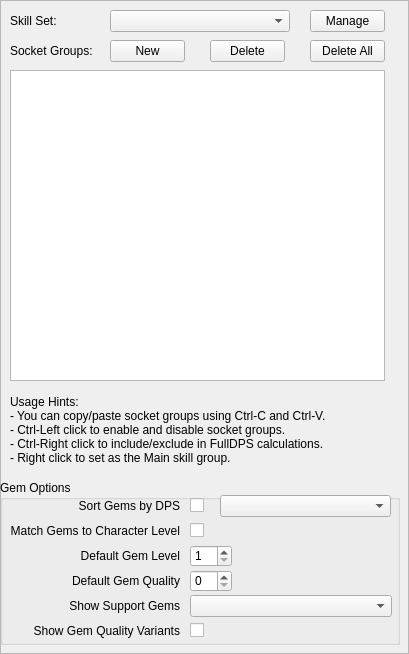
          <widget class="QFrame" name="frame_SkillsTabLeft">
           <property name="sizePolicy">
            <sizepolicy hsizetype="Preferred" vsizetype="Preferred">
             <horstretch>4</horstretch>
             <verstretch>0</verstretch>
            </sizepolicy>
           </property>
           <property name="frameShape">
            <enum>QFrame::StyledPanel</enum>
           </property>
           <property name="frameShadow">
            <enum>QFrame::Raised</enum>
           </property>
           <widget class="QLabel" name="label_SocketGroups">
            <property name="geometry">
             <rect>
              <x>10</x>
              <y>40</y>
              <width>100</width>
              <height>22</height>
             </rect>
            </property>
            <property name="text">
             <string>Socket Groups:</string>
            </property>
           </widget>
           <widget class="QLabel" name="label_SkillSet">
            <property name="geometry">
             <rect>
              <x>10</x>
              <y>10</y>
              <width>100</width>
              <height>22</height>
             </rect>
            </property>
            <property name="text">
             <string>Skill Set: </string>
            </property>
           </widget>
           <widget class="QComboBox" name="combo_SkillSet">
            <property name="geometry">
             <rect>
              <x>110</x>
              <y>10</y>
              <width>180</width>
              <height>22</height>
             </rect>
            </property>
           </widget>
           <widget class="QPushButton" name="btn_SkillsManage">
            <property name="geometry">
             <rect>
              <x>310</x>
              <y>10</y>
              <width>75</width>
              <height>22</height>
             </rect>
            </property>
            <property name="text">
             <string>Manage</string>
            </property>
           </widget>
           <widget class="QPushButton" name="btn_SkillsDelete">
            <property name="geometry">
             <rect>
              <x>210</x>
              <y>40</y>
              <width>75</width>
              <height>22</height>
             </rect>
            </property>
            <property name="text">
             <string>Delete</string>
            </property>
           </widget>
           <widget class="QPushButton" name="btn_SkillsDeleteAll">
            <property name="geometry">
             <rect>
              <x>310</x>
              <y>40</y>
              <width>75</width>
              <height>22</height>
             </rect>
            </property>
            <property name="text">
             <string>Delete All</string>
            </property>
           </widget>
           <widget class="QPushButton" name="btn_SkillsNew">
            <property name="geometry">
             <rect>
              <x>110</x>
              <y>40</y>
              <width>75</width>
              <height>22</height>
             </rect>
            </property>
            <property name="text">
             <string>New</string>
            </property>
           </widget>
           <widget class="QListWidget" name="list_Skills">
            <property name="geometry">
             <rect>
              <x>10</x>
              <y>70</y>
              <width>375</width>
              <height>311</height>
             </rect>
            </property>
           </widget>
           <widget class="QLabel" name="label_Usage_Hints">
            <property name="geometry">
             <rect>
              <x>10</x>
              <y>385</y>
              <width>375</width>
              <height>91</height>
             </rect>
            </property>
            <property name="text">
             <string>&lt;html&gt;&lt;head/&gt;&lt;body&gt;&lt;span style=&quot; font-size:9pt;&quot;&gt;Usage Hints:&lt;br&gt;- You can copy/paste socket groups using Ctrl-C and Ctrl-V.&lt;br&gt;- Ctrl-Left click to enable and disable socket groups.&lt;br&gt;- Ctrl-Right click to include/exclude in FullDPS calculations.&lt;br&gt;- Right click to set as the Main skill group.&lt;/span&gt;&lt;/body&gt;&lt;/html&gt;</string>
            </property>
            <property name="scaledContents">
             <bool>true</bool>
            </property>
           </widget>
           <widget class="QGroupBox" name="group_SkillTabLeft">
            <property name="geometry">
             <rect>
              <x>0</x>
              <y>480</y>
              <width>400</width>
              <height>165</height>
             </rect>
            </property>
            <property name="minimumSize">
             <size>
              <width>375</width>
              <height>165</height>
             </size>
            </property>
            <property name="title">
             <string>Gem Options</string>
            </property>
            <widget class="QLabel" name="label">
             <property name="geometry">
              <rect>
               <x>10</x>
               <y>15</y>
               <width>170</width>
               <height>22</height>
              </rect>
             </property>
             <property name="text">
              <string>Sort Gems by DPS</string>
             </property>
             <property name="alignment">
              <set>Qt::AlignRight|Qt::AlignTrailing|Qt::AlignVCenter</set>
             </property>
            </widget>
            <widget class="QLabel" name="label_2">
             <property name="geometry">
              <rect>
               <x>10</x>
               <y>40</y>
               <width>170</width>
               <height>22</height>
              </rect>
             </property>
             <property name="text">
              <string>Match Gems to Character Level</string>
             </property>
             <property name="alignment">
              <set>Qt::AlignRight|Qt::AlignTrailing|Qt::AlignVCenter</set>
             </property>
            </widget>
            <widget class="QLabel" name="label_3">
             <property name="geometry">
              <rect>
               <x>10</x>
               <y>65</y>
               <width>170</width>
               <height>22</height>
              </rect>
             </property>
             <property name="text">
              <string>Default Gem Level</string>
             </property>
             <property name="alignment">
              <set>Qt::AlignRight|Qt::AlignTrailing|Qt::AlignVCenter</set>
             </property>
            </widget>
            <widget class="QLabel" name="label_4">
             <property name="geometry">
              <rect>
               <x>10</x>
               <y>90</y>
               <width>170</width>
               <height>22</height>
              </rect>
             </property>
             <property name="text">
              <string>Default Gem Quality</string>
             </property>
             <property name="alignment">
              <set>Qt::AlignRight|Qt::AlignTrailing|Qt::AlignVCenter</set>
             </property>
            </widget>
            <widget class="QLabel" name="label_5">
             <property name="geometry">
              <rect>
               <x>10</x>
               <y>115</y>
               <width>170</width>
               <height>22</height>
              </rect>
             </property>
             <property name="text">
              <string>Show Support Gems</string>
             </property>
             <property name="alignment">
              <set>Qt::AlignRight|Qt::AlignTrailing|Qt::AlignVCenter</set>
             </property>
            </widget>
            <widget class="QLabel" name="label_6">
             <property name="geometry">
              <rect>
               <x>10</x>
               <y>140</y>
               <width>170</width>
               <height>22</height>
              </rect>
             </property>
             <property name="text">
              <string>Show Gem Quality Variants</string>
             </property>
             <property name="alignment">
              <set>Qt::AlignRight|Qt::AlignTrailing|Qt::AlignVCenter</set>
             </property>
            </widget>
            <widget class="QComboBox" name="comboBox_2">
             <property name="geometry">
              <rect>
               <x>220</x>
               <y>15</y>
               <width>171</width>
               <height>22</height>
              </rect>
             </property>
            </widget>
            <widget class="QCheckBox" name="check_MatchToLevel">
             <property name="geometry">
              <rect>
               <x>190</x>
               <y>40</y>
               <width>75</width>
               <height>20</height>
              </rect>
             </property>
             <property name="text">
              <string/>
             </property>
            </widget>
            <widget class="QSpinBox" name="spin_DefaultGemLevel">
             <property name="geometry">
              <rect>
               <x>190</x>
               <y>65</y>
               <width>42</width>
               <height>22</height>
              </rect>
             </property>
             <property name="minimum">
              <number>1</number>
             </property>
             <property name="maximum">
              <number>20</number>
             </property>
            </widget>
            <widget class="QSpinBox" name="spin_DefaultGemQuality">
             <property name="geometry">
              <rect>
               <x>190</x>
               <y>90</y>
               <width>42</width>
               <height>22</height>
              </rect>
             </property>
             <property name="maximum">
              <number>20</number>
             </property>
            </widget>
            <widget class="QComboBox" name="combo_ShowSupportGems">
             <property name="geometry">
              <rect>
               <x>190</x>
               <y>115</y>
               <width>202</width>
               <height>22</height>
              </rect>
             </property>
            </widget>
            <widget class="QCheckBox" name="check_ShowGemQualityVariants">
             <property name="geometry">
              <rect>
               <x>190</x>
               <y>140</y>
               <width>75</width>
               <height>20</height>
              </rect>
             </property>
             <property name="text">
              <string/>
             </property>
            </widget>
            <widget class="QCheckBox" name="check_SortByDPS">
             <property name="geometry">
              <rect>
               <x>190</x>
               <y>15</y>
               <width>75</width>
               <height>20</height>
              </rect>
             </property>
             <property name="text">
              <string/>
             </property>
            </widget>
           </widget>
          </widget>
